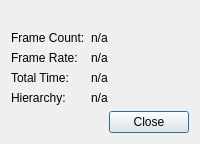
<?xml version="1.0" encoding="UTF-8"?>
<ui version="4.0">
 <class>AnimationPropertiesDialog</class>
 <widget class="QDialog" name="AnimationPropertiesDialog">
  <property name="windowTitle">
   <string>Animation Properties</string>
  </property>
  <layout class="QVBoxLayout" name="verticalLayout">
   <item>
    <widget class="QLabel" name="descriptionLabel">
     <property name="text">
      <string/>
     </property>
     <property name="textInteractionFlags">
      <set>Qt::TextSelectableByMouse</set>
     </property>
     <property name="wordWrap">
      <bool>true</bool>
     </property>
    </widget>
   </item>
   <item>
    <layout class="QFormLayout" name="propertiesFormLayout">
     <item row="0" column="0">
      <widget class="QLabel" name="frameCountLabel">
       <property name="text">
        <string>Frame Count:</string>
       </property>
      </widget>
     </item>
     <item row="0" column="1">
      <widget class="QLabel" name="frameCountValue">
       <property name="text">
        <string>n/a</string>
       </property>
       <property name="textInteractionFlags">
        <set>Qt::TextSelectableByMouse</set>
       </property>
      </widget>
     </item>
     <item row="1" column="0">
      <widget class="QLabel" name="frameRateLabel">
       <property name="text">
        <string>Frame Rate:</string>
       </property>
      </widget>
     </item>
     <item row="1" column="1">
      <widget class="QLabel" name="frameRateValue">
       <property name="text">
        <string>n/a</string>
       </property>
       <property name="textInteractionFlags">
        <set>Qt::TextSelectableByMouse</set>
       </property>
      </widget>
     </item>
     <item row="2" column="0">
      <widget class="QLabel" name="totalTimeLabel">
       <property name="text">
        <string>Total Time:</string>
       </property>
      </widget>
     </item>
     <item row="2" column="1">
      <widget class="QLabel" name="totalTimeValue">
       <property name="text">
        <string>n/a</string>
       </property>
       <property name="textInteractionFlags">
        <set>Qt::TextSelectableByMouse</set>
       </property>
      </widget>
     </item>
     <item row="3" column="0">
      <widget class="QLabel" name="hierarchyLabel">
       <property name="text">
        <string>Hierarchy:</string>
       </property>
      </widget>
     </item>
     <item row="3" column="1">
      <widget class="QLabel" name="hierarchyNameValue">
       <property name="text">
        <string>n/a</string>
       </property>
       <property name="textInteractionFlags">
        <set>Qt::TextSelectableByMouse</set>
       </property>
      </widget>
     </item>
    </layout>
   </item>
   <item>
    <widget class="QDialogButtonBox" name="buttonBox">
     <property name="standardButtons">
      <set>QDialogButtonBox::Close</set>
     </property>
    </widget>
   </item>
  </layout>
 </widget>
 <resources/>
 <connections/>
</ui>
